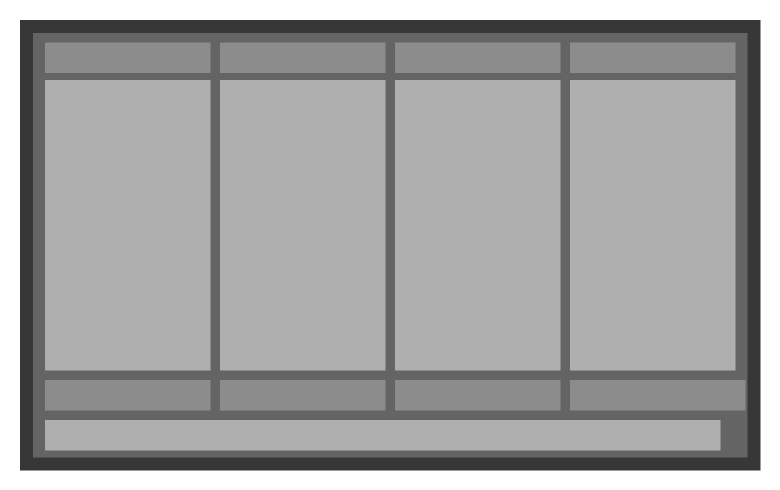
#> input picture tools/art/grok/guide_adventure.png, 1560 x 980 px, given in place of inventory_hotbar.png, which was not available (shown at 1/2 size)
$ python hotbar.py grok/guide_adventure.png
#> lines starting #> are read from the running program, lines starting #| are printed output that depends on the picture
"""Cuts the standalone hotbar out of the inventory asset.

    python tools/art/hotbar.py [--install]

Cartur's plan: closed, the hotbar is the inventory's first row and nothing else; opening the
inventory draws the rest around it. So the bar is the asset down to the bottom of row one,
with the panel's OWN bottom rail spliced underneath so it is a finished object rather than a
torn edge.

Row boundaries measured on the asset by its cell bezel gradients, then confirmed by drawing
the lines on it and looking: rows divide at y 330, 493, 665, 841, 1023, and row one's lower
bezel finishes at 514. The bottom rail runs 1023 to the foot of the art.
"""
import os
import sys
from PIL import Image

HERE = os.path.dirname(os.path.abspath(__file__))
ROOT = os.path.dirname(os.path.dirname(HERE))
ASSETS = os.path.join(ROOT, "src", "Assets")
OUT = os.path.join(HERE, "out", "assets")

ROW1_BOTTOM = 514      # below row one's lower bezel
RAIL_TOP = 1023        # the panel's own bottom rail


def main():
    src = Image.open(os.path.join(OUT, "inventory_hotbar.png")).convert("RGBA")
    top = src.crop((0, 0, src.width, ROW1_BOTTOM))
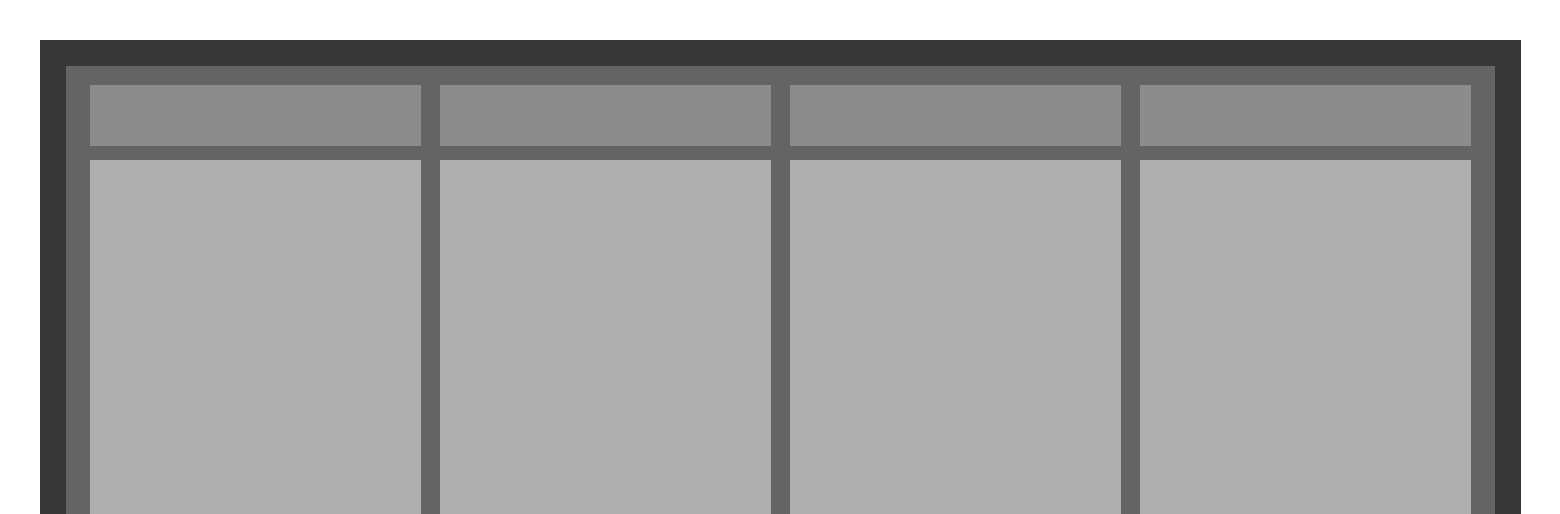
#> top: PIL image 1560x514 RGBA; mean R, G, B, A 163.7, 163.7, 163.7, 255
#> (the run stopped early here; a loop or call above may not have finished)

$ run again, on tools/art/grok/guide_adventure2.png
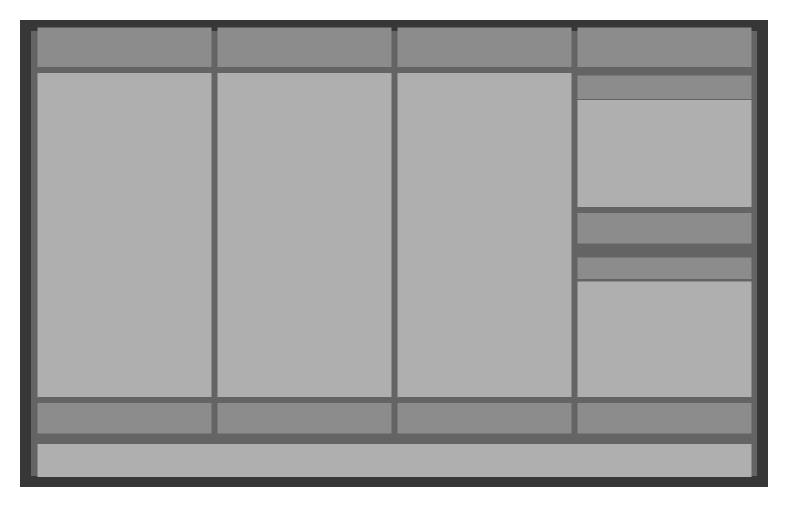
#> input picture tools/art/grok/guide_adventure2.png, 1575 x 1013 px, given in place of inventory_hotbar.png, which was not available (shown at 1/2 size)
#> in main, `top = src.crop((0, 0, src.width, ROW1_BOTTOM))`:
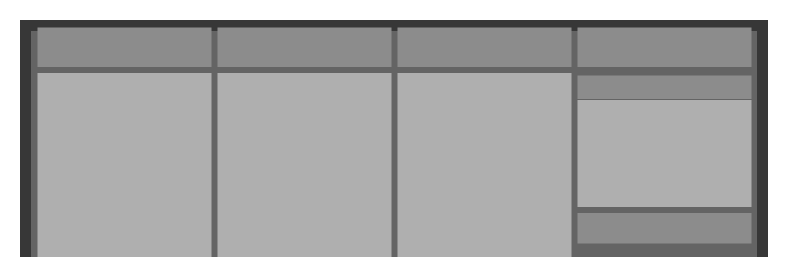
#> top: PIL image 1575x514 RGBA (shown at 1/2 size); mean R, G, B, A 166.6, 166.6, 166.6, 255
